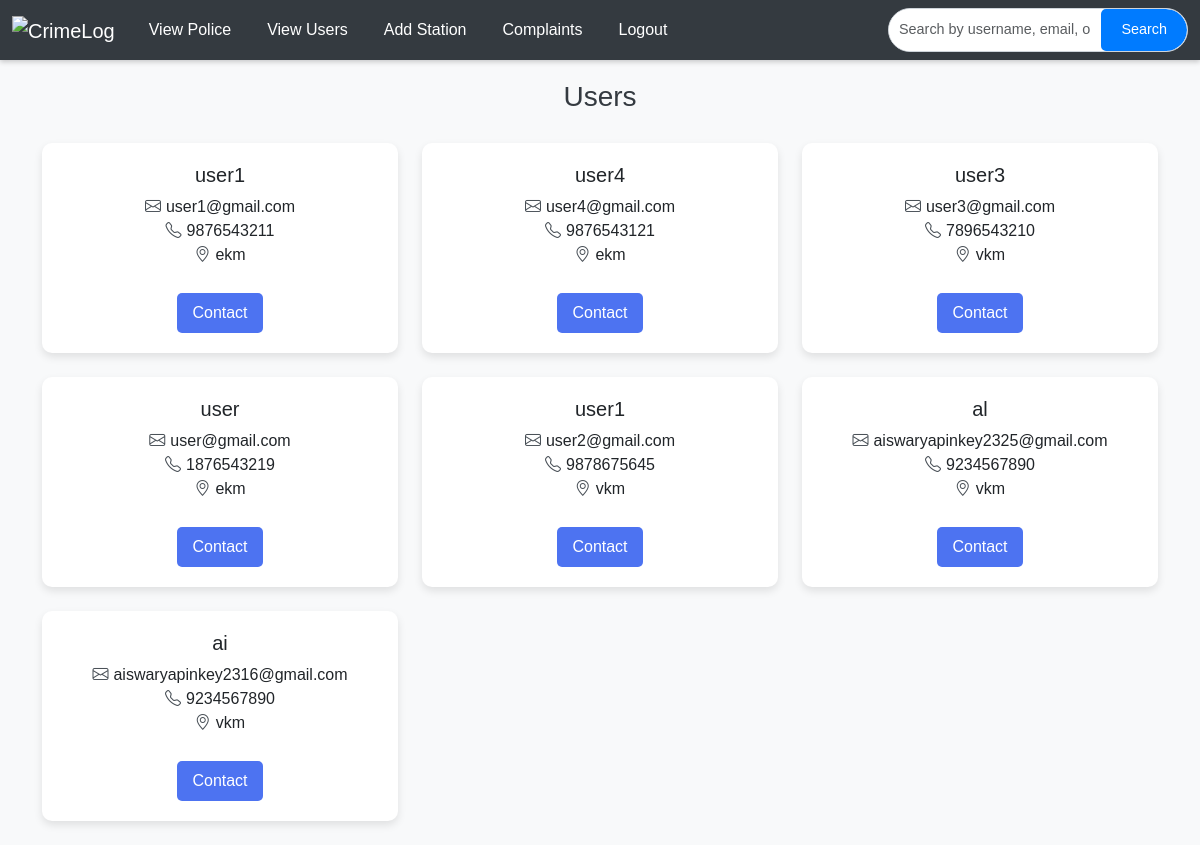
The app's page /viewusers/ (signed in) with its own data.
### app/models.py (models this page shows, shortened)
class User(models.Model):
    Email = models.EmailField(unique=True)
    username = models.TextField()
    phonenumber = models.IntegerField()
    password = models.TextField()
    location = models.TextField()
    idproof = models.CharField(max_length=12)
    profile_picture = models.ImageField(upload_to='profile_pics/', default='profile_pics/default.png')  # Ensure the default image is in the correct path.

### app/views.py (the view)
# urls.py: path('viewusers/',views.viewusers,name='viewusers'),
@login_required
def viewusers(req):
    if not req.user.is_superuser:
        return redirect('login')  # Update 'login' with the appropriate login URL name
    query = req.POST.get('query', '')  # Get the search query from the form
    if query:
        data = User.objects.filter(
            Q(username__icontains=query) |
            Q(Email__icontains=query)
        )
    else:
        data = User.objects.all()  # Display all users if no search query is provided
    return render(req, 'admin/viewusers.html', {'data': data, 'query': query})

### templates/admin/viewusers.html (shortened to what this page needs)
<!DOCTYPE html>
<html lang="en">
<head>
    <link href="https://cdn.jsdelivr.net/npm/bootstrap@5.3.3/dist/css/bootstrap.min.css" rel="stylesheet">
    <link href="https://cdn.jsdelivr.net/npm/bootstrap-icons/font/bootstrap-icons.css" rel="stylesheet">
</head>
<body>
    <nav id="nav" class="navbar navbar-expand-lg navbar-dark sticky-top">
        <div class="container-fluid">
            <a class="navbar-brand" href="../viewcomplaint">
                <img src="../static/images/complaints-text-on-red-round-grungy-texture-stamp-2HEHM9A.jpg" alt="CrimeLog" style="max-height: 50px;">
            </a>
            <div class="collapse navbar-collapse" id="mynavbar">
                <ul class="navbar-nav me-auto">
                    <li class="nav-item"><a class="nav-link" href="../viewpolice">View Police</a></li>
                    <li class="nav-item"><a class="nav-link" href="../viewusers">View Users</a></li>
                    <li class="nav-item"><a class="nav-link" href="../addstation">Add Station</a></li>
                    <li class="nav-item"><a class="nav-link" href="../viewcomplaint">Complaints</a></li>
                    <li class="nav-item"><a class="nav-link" href="../logout">Logout</a></li>
                </ul>
                <div class="search-input-group">
                    <form method="post" action="{% url 'viewusers' %}">
                        <input class="form-control" type="text" name="query" placeholder="Search by username, email, or name..." value="{{ query|default:'' }}">
                        <button class="btn btn-primary" type="submit">Search</button>
                    </form>
                </div>
            </div>
        </div>
    </nav>
    <div class="container">
        <h3>Users</h3>
        <div class="row">
            {% for i in data %}
            <div class="col-md-4 col-sm-6 mb-4">
                <div class="card">
                    <div class="card-body">
                        <h5 class="card-title">{{ i.username }}</h5>
                        <p class="card-text">
                            <i class="bi bi-envelope icon"></i>{{ i.Email }}<br>
                            <i class="bi bi-telephone icon"></i>{{ i.phonenumber }}<br>
                            <i class="bi bi-geo-alt icon"></i>{{ i.location }}
                        </p>
                        <a href="mailto:{{ i.Email }}" class="btn">Contact</a>
                    </div>
                </div>
            </div>
            {% endfor %}
        </div>
    </div>
</body>
</html>

### templates/admin/viewusers.html (style rules this page uses)
body { font-family: Arial, sans-serif; background-color: #f8f9fa; }
#nav { box-shadow: 0 2px 5px rgba(0, 0, 0, 0.2); background-color: #343a40; }
.navbar .nav-link { color: #fff; margin: 0 10px; }
.search-input-group { display: flex; align-items: center; border: 1px solid #ced4da; border-radius: 25px; overflow: hidden; background-color: #fff; width: 300px; }
.search-input-group form { display: flex; align-items: center; width: 100%; }
.search-input-group input { flex: 1; border: none; padding: 10px 10px; outline: none; font-size: 0.9rem; }
.search-input-group button { background-color: #007bff; border: none; color: #fff; padding: 10px 20px; font-size: 0.9rem; cursor: pointer; border-top-right-radius: 25px; border-bottom-right-radius: 25px; transition: background-color 0.3s ease; }
.container { margin-top: 20px; }
h3 { text-align: center; margin-bottom: 30px; color: #343a40; }
.card { border: none; border-radius: 10px; box-shadow: 0 4px 8px rgba(0, 0, 0, 0.1); transition: transform 0.3s ease, box-shadow 0.3s ease; }
.card-body { padding: 20px; text-align: center; }
.card-body .icon { margin-right: 5px; color: #495057; }
.card .btn { background-color: #4d73f1; color: #fff; border: none; border-radius: 5px; padding: 8px 15px; margin-top: 10px; transition: background-color 0.3s ease; }

### records on screen
User: username "user1", Email "user1@gmail.com", phonenumber "9876543211", location "ekm"
User: username "user4", Email "user4@gmail.com", phonenumber "9876543121", location "ekm"
User: username "user3", Email "user3@gmail.com", phonenumber "7896543210", location "vkm"
User: username "user", Email "user@gmail.com", phonenumber "1876543219", location "ekm"
User: username "user1", Email "user2@gmail.com", phonenumber "9878675645", location "vkm"
User: username "al", Email "aiswaryapinkey2325@gmail.com", phonenumber "9234567890", location "vkm"
User: username "ai", Email "aiswaryapinkey2316@gmail.com", phonenumber "9234567890", location "vkm"
